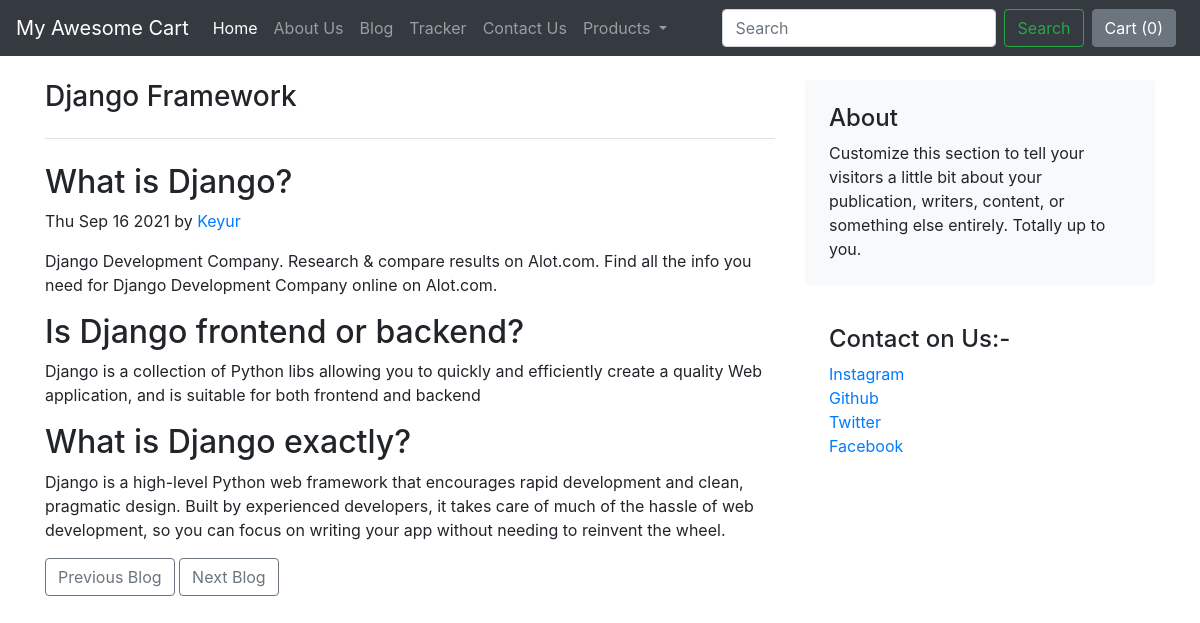
The app's page /blog/blogpost/4 with its own data.
### blog/models.py (models this page shows, shortened)
class BlogPost(models.Model):
    blogpost_id  = models.AutoField(primary_key = True)
    title = models.CharField(max_length = 200)
    heading1 = models.CharField(max_length=300)
    content1 = models.CharField(max_length=5000)
    heading2 = models.CharField(max_length=300)
    content2 = models.CharField(max_length=5000)
    heading3 = models.CharField(max_length=300)
    content3 = models.CharField(max_length=5000)
    pub_date = models.DateField(default="")
    thumbnail = models.ImageField(upload_to='blog/images', default = "")

### blog/views.py (the view)
# urls.py: path('blogpost/<int:id>', views.blogpost, name="BlogPost"),
def blogpost(request, id):
    post = BlogPost.objects.filter(blogpost_id = id)[0]
    return render(request, 'blog/blogpost.html', {'post' : post})

### blog/templates/blog/blogpost.html (shortened to what this page needs)
{% extends 'blog/base.html' %}
{% block body %}
<div class="container">
    <div class="row g-5 mt-4">
        <div class="col-md-8">
            <h3 class="pb-4 mb-4 fst-italic border-bottom">
                {{post.title}}
            </h3>
            <article class="blog-post">
                <h2 class="blog-post-title">{{post.heading1}}</h2>
                <p class="blog-post-meta"><span id="blogdate"></span> by <a href="#">Keyur</a></p>
                <p>{{post.content1}}</p>
                <h2>{{post.heading2}}</h2>
                <p>{{post.content2}}</p>
            </article>
            <article class="blog-post">
                <h2 class="blog-post-title">{{post.heading3}}</h2>
                <p>{{post.content3}}</p>
            </article>
            <nav class="blog-pagination mb-4" aria-label="Pagination">
                <a class="btn btn-outline-secondary" href="">Previous Blog</a>
                <a class="btn btn-outline-secondary" href=""}>Next Blog</a>
            </nav>
        </div>
        <div class="col-md-4">
            <div class="position-sticky" style="top: 2rem;">
                <div class="p-4 mb-3 bg-light rounded">
                    <h4 class="fst-italic">About</h4>
                    <p class="mb-0">Customize this section to tell your visitors a little bit about your publication,
                        writers, content, or something else entirely. Totally up to you.</p>
                </div>
                <div class="p-4">
                    <h4 class="fst-italic">Contact on Us:-</h4>
                    <ol class="list-unstyled">
                        <li><a href="#">Instagram</a></li>
                        <li><a href="#">Github</a></li>
                        <li><a href="#">Twitter</a></li>
                        <li><a href="#">Facebook</a></li>
                    </ol>
                </div>
            </div>
        </div>
    </div>
</div>
{% endblock %}

### records on screen
BlogPost: title "Django Framework", heading1 "What is Django?", content1 "Django Development Company. Research & compare results on Alot.com. Find all the info you need for Django Development Company online on Alot.com.", heading2 "Is Django frontend or backend?", content2 "Django is a collection of Python libs allowing you to quickly and efficiently create a quality Web application, and is suitable for both frontend and backend", heading3 "What is Django exactly?", content3 "Django is a high-level Python web framework that encourages rapid development and clean, pragmatic design. Built by experienced developers, it takes care of much of the hassle of web development, so you can focus on writing your app without needing to reinvent the wheel."
